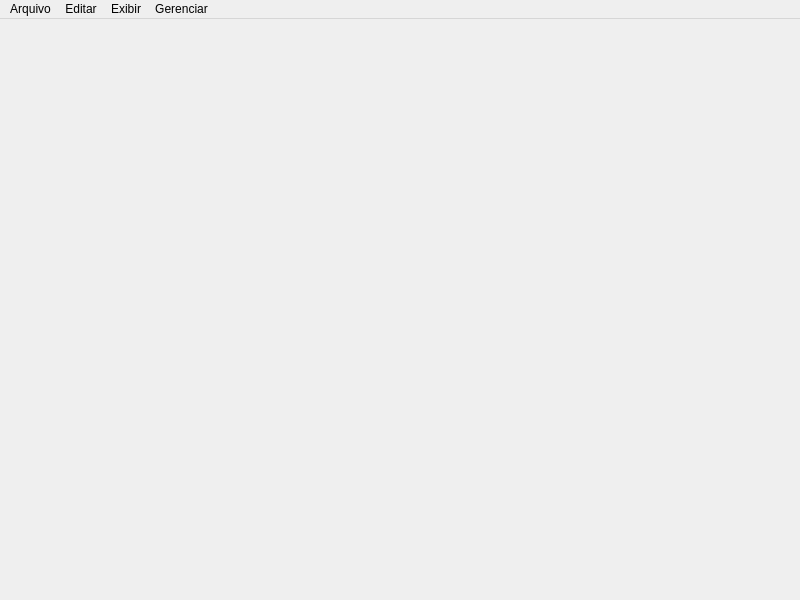
<?xml version="1.0" encoding="UTF-8"?>
<ui version="4.0">
 <class>MainWindow_Financeiro</class>
 <widget class="QMainWindow" name="MainWindow_Financeiro">
  <property name="geometry">
   <rect>
    <x>0</x>
    <y>0</y>
    <width>800</width>
    <height>600</height>
   </rect>
  </property>
  <property name="windowTitle">
   <string>MainWindow</string>
  </property>
  <widget class="QWidget" name="centralwidget"/>
  <widget class="QMenuBar" name="menubar">
   <property name="geometry">
    <rect>
     <x>0</x>
     <y>0</y>
     <width>800</width>
     <height>21</height>
    </rect>
   </property>
   <widget class="QMenu" name="menuArquivo">
    <property name="title">
     <string>Arquivo</string>
    </property>
   </widget>
   <widget class="QMenu" name="menuEditar">
    <property name="title">
     <string>Editar</string>
    </property>
   </widget>
   <widget class="QMenu" name="menuExibir">
    <property name="title">
     <string>Exibir</string>
    </property>
   </widget>
   <widget class="QMenu" name="menuGerenciar">
    <property name="title">
     <string>Gerenciar</string>
    </property>
    <addaction name="actionContas"/>
    <addaction name="actionFormas_de_Pagamento"/>
   </widget>
   <addaction name="menuArquivo"/>
   <addaction name="menuEditar"/>
   <addaction name="menuExibir"/>
   <addaction name="menuGerenciar"/>
  </widget>
  <action name="actionContas">
   <property name="text">
    <string>Contas</string>
   </property>
  </action>
  <action name="actionFormas_de_Pagamento">
   <property name="text">
    <string>Formas de Pagamento</string>
   </property>
  </action>
 </widget>
 <resources/>
 <connections/>
</ui>
